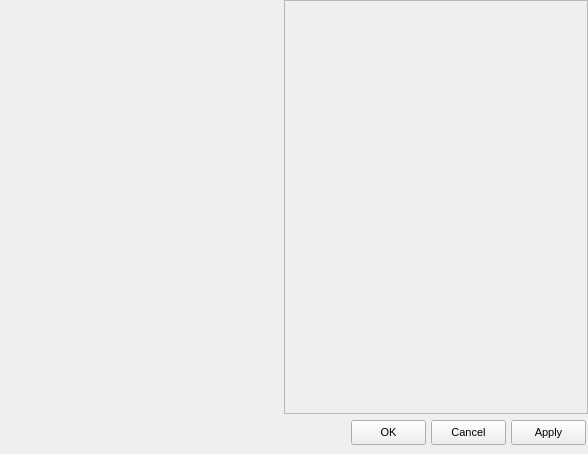
<?xml version="1.0" encoding="UTF-8"?>
<ui version="4.0">
  <class>LuaUniForm</class>
  <widget class="QWidget" name="LuaUniForm">
    <property name="geometry">
      <rect>
        <x>0</x>
        <y>0</y>
        <width>588</width>
        <height>454</height>
      </rect>
    </property>
    <property name="windowTitle">
      <string>LuaUniForm</string>
    </property>
    <property name="font">
      <font>
        <family>MS Sans Serif</family>
        <pointsize>8</pointsize>
      </font>
    </property>
    <!-- vcl-BorderStyle: bsDialog → set windowFlags Qt::Dialog in constructor -->
    <widget class="QPushButton" name="btOK">
      <property name="geometry">
        <rect>
          <x>351</x>
          <y>420</y>
          <width>75</width>
          <height>25</height>
        </rect>
      </property>
      <property name="windowTitle">
        <string>OK</string>
      </property>
      <property name="text">
        <string>OK</string>
      </property>
    </widget>
    <widget class="QPushButton" name="btCancel">
      <property name="geometry">
        <rect>
          <x>431</x>
          <y>420</y>
          <width>75</width>
          <height>25</height>
        </rect>
      </property>
      <property name="windowTitle">
        <string>Cancel</string>
      </property>
      <property name="text">
        <string>Cancel</string>
      </property>
    </widget>
    <widget class="QPushButton" name="btApply">
      <property name="geometry">
        <rect>
          <x>511</x>
          <y>420</y>
          <width>75</width>
          <height>25</height>
        </rect>
      </property>
      <property name="windowTitle">
        <string>Apply</string>
      </property>
      <property name="text">
        <string>Apply</string>
      </property>
    </widget>
    <widget class="QFrame" name="pView">
      <property name="geometry">
        <rect>
          <x>284</x>
          <y>0</y>
          <width>304</width>
          <height>414</height>
        </rect>
      </property>
      <property name="windowTitle">
        <string>pView</string>
      </property>
      <property name="frameShape">
        <enum>QFrame::StyledPanel</enum>
      </property>
    </widget>
    <widget class="QFrame" name="Panel1">
      <property name="geometry">
        <rect>
          <x>0</x>
          <y>0</y>
          <width>277</width>
          <height>414</height>
        </rect>
      </property>
      <property name="windowTitle">
        <string>Panel1</string>
      </property>
      <property name="frameShape">
        <enum>QFrame::NoFrame</enum>
      </property>
    </widget>
    <widget class="QFrame" name="Panel2">
      <property name="geometry">
        <rect>
          <x>0</x>
          <y>0</y>
          <width>277</width>
          <height>414</height>
        </rect>
      </property>
      <property name="windowTitle">
        <string>Panel1</string>
      </property>
      <property name="frameShape">
        <enum>QFrame::NoFrame</enum>
      </property>
    </widget>
    <widget class="QFrame" name="Panel3">
      <property name="geometry">
        <rect>
          <x>0</x>
          <y>0</y>
          <width>277</width>
          <height>414</height>
        </rect>
      </property>
      <property name="windowTitle">
        <string>Panel1</string>
      </property>
      <property name="frameShape">
        <enum>QFrame::NoFrame</enum>
      </property>
    </widget>
    <widget class="QFrame" name="Panel4">
      <property name="geometry">
        <rect>
          <x>0</x>
          <y>0</y>
          <width>277</width>
          <height>414</height>
        </rect>
      </property>
      <property name="windowTitle">
        <string>Panel1</string>
      </property>
      <property name="frameShape">
        <enum>QFrame::NoFrame</enum>
      </property>
    </widget>
    <widget class="QFrame" name="Panel5">
      <property name="geometry">
        <rect>
          <x>0</x>
          <y>0</y>
          <width>277</width>
          <height>414</height>
        </rect>
      </property>
      <property name="windowTitle">
        <string>Panel1</string>
      </property>
      <property name="frameShape">
        <enum>QFrame::NoFrame</enum>
      </property>
    </widget>
  </widget>
  <resources/>
  <connections/>
</ui>
